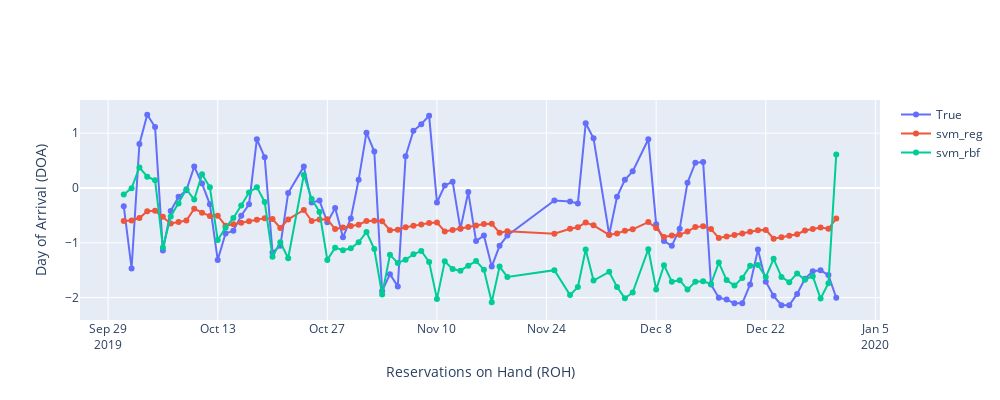

Notebook cell for this chart:
### Code cell
dx = test[test['LeadTime']==test['LeadTime'].max()]

fig = go.Figure()
fig.add_trace(go.Scatter(x=dx.index, y=dx['ROH'],mode='markers+lines',name='True'))
fig.add_trace(go.Scatter(x=dx.index, y=dx['svm_reg'],mode='markers+lines',name='svm_reg'))
fig.add_trace(go.Scatter(x=dx.index, y=dx['svm_rbf'],mode='markers+lines',name='svm_rbf'))

fig.update_layout(autosize=False,width=1000,height=400,xaxis_title="Reservations on Hand (ROH)",yaxis_title="Day of Arrival (DOA)")
fig.show()
